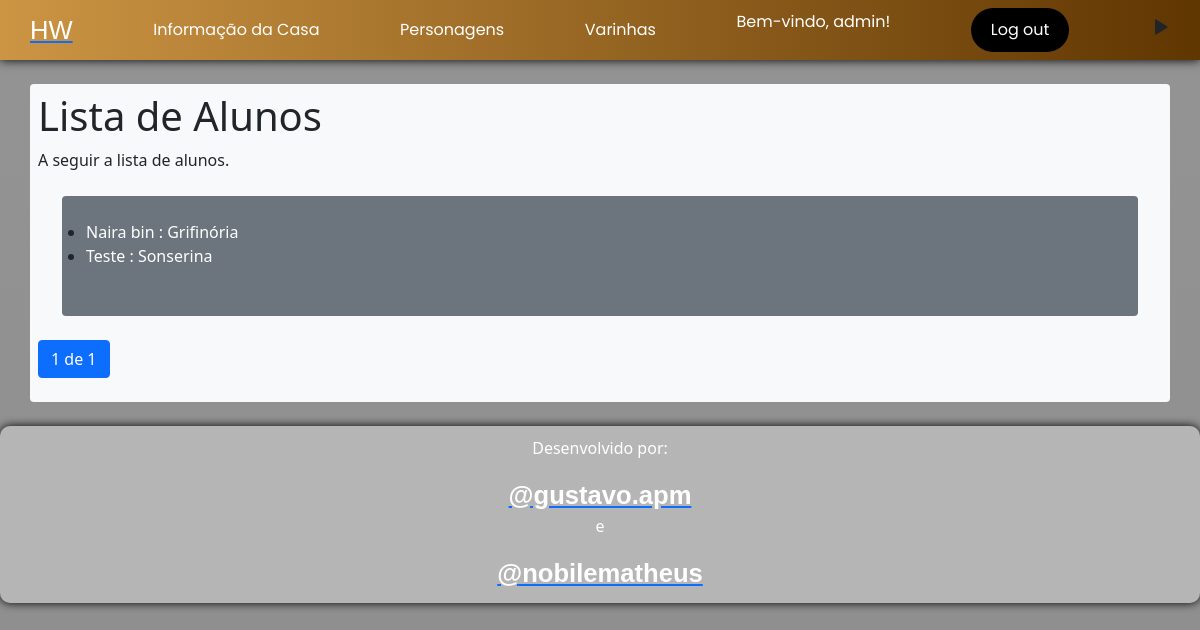
The page /alunos/ (signed in) on the database its author committed.
### hogwarts/models.py (models this page shows, shortened)
class Aluno(models.Model):
    id = models.UUIDField(verbose_name="ID_Aluno", primary_key=True, default=uuid.uuid4, editable=False)
    nome = models.CharField(verbose_name="Nome", max_length=255, null=False, blank=False, unique=True, help_text="Nome do Aluno")
    casa = models.ForeignKey(Casa, to_field='id',verbose_name="Casa", on_delete=models.DO_NOTHING, null=False, blank=False, help_text="Casa do Aluno")
    varinha = models.ForeignKey(Varinha, verbose_name="Varinha", on_delete=models.DO_NOTHING, null=False, blank=False, help_text="Varinha do Aluno")
    animal = models.ForeignKey(Animal, to_field='id',verbose_name="Animal", on_delete=models.DO_NOTHING, null=False, blank=False, help_text="Animal do Aluno")
    usuario = models.OneToOneField(User, verbose_name="Usuário", on_delete=models.CASCADE, null=True, blank=True, help_text="Usuário do Aluno")

class Casa(models.Model):
    id = models.AutoField(verbose_name="ID_Casa", primary_key=True, editable=False)
    nome = models.CharField(verbose_name="Nome", max_length=255, null=False, blank=False, unique=True, help_text="Nome da Casa")
    logo = models.ImageField(verbose_name="Logo da Casa", upload_to="media/", max_length=200, null=True, blank=True, help_text="Imagem do Personagem")

### hogwarts/views.py (the view)
# urls.py: path('alunos/', views.AlunoListView.as_view(), name='aluno_list'),
class AlunoListView(generic.ListView):
    model = Aluno
    queryset = Aluno.objects.all()
    context_object_name = 'aluno_list'
    template_name = 'aluno/aluno_list.html'
    paginate_by = 10

### hogwarts/templates/aluno/aluno_list.html
{% extends 'base_form.html' %}
{% block conteudo %}
    <div class="container bg-light rounded p-2 my-4">
        <h1>Lista de Alunos</h1>
        <p>A seguir a lista de alunos.</p>
        <ul class="bg-secondary rounded p-4 m-4">
            {% for aluno in aluno_list %}
                <li>
                    <a class="item" href="{% url 'aluno_detail' aluno.id %}">{{aluno.nome}} : {{aluno.casa.nome}}</a>
                </li>
            {% endfor %}
            <br>
        </ul>
        {% include "components/paginator.html" %}
    </div>
{% endblock %}

### hogwarts/templates/components/header.html (shortened to what this page needs)
<header>
    <nav class="navbar">
        {% if user.is_authenticated %}
            <a href="{% url 'area_logada' %}"><span class="logo_page text-decoration-none text-white">HW</span></a>
            <a href="{% url 'casa_detail' user.aluno.casa.id %}" class="text-decoration-none text-white">Informação da Casa</a>
            <a href="#informacao" class="text-decoration-none text-white">Personagens</a>
            <a href="#wands" class="text-decoration-none text-white">Varinhas</a>
            <p class="text-decoration-none text-white">Bem-vindo, {{ user.username }}!</p>
            <a href="{% url 'logout' %}" class="loginBtn text-decoration-none text-white">Log out</a>
        {% endif %}
        <div class="botao-musica">
            <label for="resume-pause" class="botao-toggle">
            </label>
        </div>
    </nav>
</header>

### hogwarts/static/css/style_form.css (style rules this page uses)
:root { --fundo-cinza: #ffffff55; --branco-transparente: #ffffffaa; --branco: #fff; --preto: #000; --cinza: #444444; --primary-color-grifinoria: #5b0000; --secundary-color-grifinoria: #660505aa; --primary-color-sonserina: #00572aaa; --secundary-color-sonserina: #084103; --primary-color-lufalufa: #e1ec05aa; --secundary-color-lufalufa: #6e7b08; --primary-color-corvinal: #0420aaaa; --secundary-color-corvinal: #030962; --primary-color-comensais: #000000; --secundary-color-comensais: #031701; --degrade-color-grifinoria: linear-gradient(to left, var(--primary-color-grifinoria), var(--secundary-color-grifinoria) ); --degrade-color-sonserina: linear-gradient(to right, var(--primary-color-sonserina), var(--secundary-color-sonserina)); --degrade-color-lufalufa: linear-gradient(to right, var(--primary-color-lufalufa), var(--secundary-color-lufalufa)); --dregrade-color-corvinal: linear-gradient(to right, var(--primary-color-corvinal), var(--secundary-color-corvinal)); --degrade-color-comensais: linear-gradient(to left,var(--primary-color-comensais), var(--secundary-color-comensais)); }
* { margin: 0; padding: 0; box-sizing: border-box; }
header { background-image: linear-gradient(to right, #CC9544, #603601); }
.logo_page { display: flex; justify-content: center; align-items: center; font-family: 'Harry Potter', sans-serif; font-size: 1.6rem; font-weight: 400; cursor: pointer; }
.navbar { font-family: poppins, sans-serif; display: flex; justify-content: space-between; align-items: center; width: 100%; max-width: 1200px; margin: 0 auto; padding: 10px; }
html, body { font-family: poppins, sans-serif; font-weight: 400; width: auto; height:auto; background-image: linear-gradient(rgba(41, 41, 41, 0.5), rgba(31, 30, 30, 0.5)), url("../images/background_cria_persona.jpg"); background-size: cover; background-attachment: fixed; background-position: center; background-repeat: no-repeat; transition: .3s; padding: 0 auto; }
.item { margin-bottom: 1rem; text-decoration: none; color: var(--branco); }

### hogwarts/static/css/header.css (style rules this page uses)
header { display: flex; justify-content: space-between; align-items: center; box-shadow: 0 0 10px #000; padding: 0 20px; position: relative; background-image: linear-gradient(to left, #3a3a3aaa, #e4e4e4); }
.logo_page { display: flex; justify-content: center; align-items: center; font-family: 'Harry Potter', sans-serif; font-size: 1.6rem; font-weight: 400; cursor: pointer; }
.navbar { font-family: poppins, sans-serif; display: flex; justify-content: space-between; align-items: center; width: 100%; max-width: 1200px; margin: 0 auto; padding: 10px; }
.loginBtn { display: flex; justify-content: center; align-items: center; color: var(--branco); background-color: var(--preto); padding: 10px 20px; border-radius: 50px; cursor: pointer; transition: 0.3s; }
.play { display: block; }

### rows shown on the page
Aluno: nome "Naira bin", casa.nome "Grifinória"
Aluno: nome "Teste", casa.nome "Sonserina"

### other values the page prints
{{ user.username }} "admin"
{{ page_obj.number }} "1"
{{ page_obj.paginator.num_pages }} "1"
